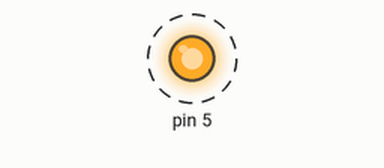
The sketch below on a simulated Arduino Uno, built with avr-gcc and run on an emulated ATmega328P. Shown: output pins drawn as LEDs (lit = HIGH). Dashed ring = blinking.

Above: at 0.2 s.
Timing chart, 0 to 4.6 s (numbered marks = the images above):
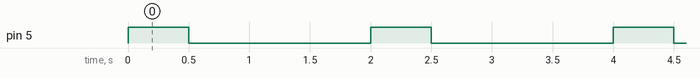

Measured:
- by itself, pin 5: alternates HIGH for 0.50 s and LOW for 1.5 s

The sketch:

Sheet_1_-Q_1_.ino
```cpp
//sheet 1 - question 1 solution

void setup()
{

 pinMode(5,OUTPUT);

 //defining the led pin as output.

}
void loop()
 {
digitalWrite(5,HIGH);
delay(500);
digitalWrite(5,LOW);
delay(1500);
}
```
